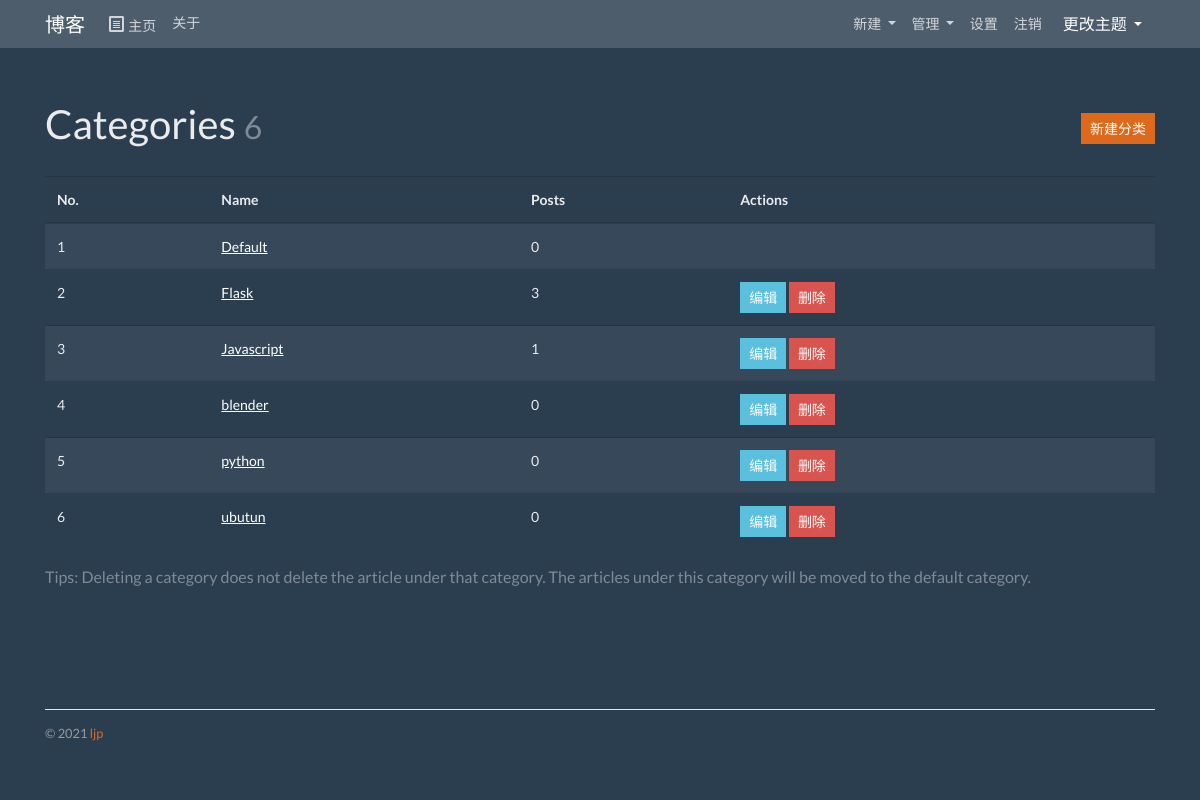
Screenshot of /admin/category/manage (signed in) with the database file from the repository.
### myblog/models.py (models this page shows, shortened)
class Category(db.Model):
    id=db.Column(db.Integer,primary_key=True)
    name=db.Column(db.String(30),unique=True)
    icon=db.Column(db.String(30))
    posts=db.relationship('Post',back_populates='category')

### myblog/blueprints/admin.py (the view)
@admin_bp.route('/category/manage')
@login_required
def manage_category():
    return render_template('admin/manage_category.html')

### myblog/__init__.py (called while the page is built)
def register_template_context(app):
    @app.context_processor
    def make_template_context():
        admin=Admin.query.first()
        categories=Category.query.order_by(Category.name).all()
        links=Link.query.order_by(Link.name).all()
        return dict(
            admin=admin,categories=categories,
            links=links
        )

def register_request_handlers(app):
    @app.after_request
    def query_profiler(response):
        for q in get_debug_queries():
            if q.duration >= app.config['BLUELOG_SLOW_QUERY_THRESHOLD']:
                app.logger.warning(
                    'Slow query: Duration: %fs\n Context: %s\nQuery: %s\n '
                    % (q.duration, q.context, q.statement)
                )
        return response

### myblog/extensions.py (called while the page is built)
@login_manager.user_loader
def load_user(user_id):
    from myblog.models import Admin
    user=Admin.query.get(int(user_id))
    return user

### myblog/templates/admin/manage_category.html (shortened to what this page needs)
{% extends 'base.html' %}
{% from 'bootstrap/form.html' import render_form %}
{% block content %}
    <div class="page-header">
        <h1>Categories
            <small class="text-muted">{{ categories|length }}</small>
            <span class="float-right"><a class="btn btn-primary btn-sm"
                                         href="{{ url_for('.new_category') }}">新建分类</a></span>
        </h1>
    </div>
    {% if categories %}
        <table class="table table-striped">
            <thead>
            <tr>
                <th>No.</th>
                <th>Name</th>
                <th>Posts</th>
                <th>Actions</th>
            </tr>
            </thead>
            {% for category in categories %}
                <tr>
                    <td>{{ loop.index }}</td>
                    <td><a href="{{ url_for('blog.show_category', category_id=category.id) }}">{{ category.name }}</a>
                    </td>
                    <td>{{ category.posts|length }}</td>
                    <td>
                        {% if category.id != 1 %}
                            <a class="btn btn-info btn-sm"
                               href="{{ url_for('.edit_category', category_id=category.id) }}">编辑</a>
                            <form class="inline" method="post"
                                  action="{{ url_for('.delete_category', category_id=category.id) }}">
                                <button type="submit" class="btn btn-danger btn-sm"
                                        onclick="return confirm('Are you sure?');">删除
                                </button>
                            </form>
                        {% endif %}
                    </td>
                </tr>
            {% endfor %}
        </table>
        <p class="text-muted">Tips: Deleting a category does not delete the article under that category.
            The articles under this category will be moved to the default category.</p>
    {% else %}
        <div class="tip"><h5>No categories.</h5></div>
    {% endif %}
{% endblock %}

### myblog/templates/base.html (shortened to what this page needs)
{% from 'bootstrap/nav.html' import render_nav_item %}
<!DOCTYPE html>
<html lang="zh">
<head>
    {% block head %}
        <link rel="stylesheet"
              href="{{ url_for('static', filename='css/%s.min.css' % request.cookies.get('theme', 'superhero')) }}"
              type="text/css">
        <link rel="stylesheet" href="{{ url_for('static', filename='css/style.css') }}" type="text/css">
    {% endblock head %}
</head>
<body>
{% block nav %}
    <nav class="navbar navbar-expand-lg navbar-dark bg-dark fixed-top">
        <div class="container">
            <a class="navbar-brand" href="{{ url_for('blog.index') }}">博客</a>
            <div class="collapse navbar-collapse" id="navbarColor01">
                <ul class="navbar-nav mr-auto">
                    <a href="{{url_for("blog.index")}}" class="nav-item nav-link nav_index">主页</a>
                    <a class="nav-item nav-link nav_about" href="{{ url_for("blog.about") }}">关于</a>
                </ul>
                <ul class="nav navbar-nav navbar-right">
                    {% if current_user.is_authenticated %}
                        <li class="nav-item dropdown">
                            <a href="#" class="nav-link dropdown-toggle" data-toggle="dropdown" role="button"
                               aria-haspopup="true"
                               aria-expanded="false">
                                新建
                            </a>
                        </li>
                        <li class="nav-item dropdown">
                            <a href="#" class="nav-link dropdown-toggle" data-toggle="dropdown" role="button"
                               aria-haspopup="true"
                               aria-expanded="false">
                                管理
                            </a>
                        </li>
                        {{ render_nav_item('admin.settings', '设置') }}
                        <li class="nav-item"><a class="nav-link" href="{{url_for('auth.logout', next=request.full_path)}}">注销</a></li>
                    {% else %}
                        <li class="nav-item"><a class="nav-link" href="{{url_for('auth.login', next=request.full_path)}}">登录</a></li>
                    {% endif %}
                    <li class="nav-item">
                        <div class="dropdown">
                            <button class="btn btn-secondary dropdown-toggle" type="button" id="dropdownMenuButton"
                                    data-toggle="dropdown" aria-haspopup="true" aria-expanded="false">
                                更改主题
                            </button>
                        </div>
                    </li>
                </ul>
            </div>
        </div>
    </nav>
{% endblock nav %}
<main class="container" style="margin-top:5rem">
    <section class="main_content">
    {% block content %}{% endblock content %}
    </section>
    {% block footer %}
        <footer class="footer">
            <p class="float-left">
                <small> &copy; 2021 <a href="http://www.cumt-ljp.ltd">ljp</a>
                </small>
            </p>
        </footer>
    {% endblock footer %}
</main>
</body>
</html>

### myblog/static/css/style.css (style rules this page uses)
.nav_index::before { content:"\e925"; font-family:"icomoon"; font-size:1rem; margin-right:0.2rem; }
nav { margin-bottom: 20px; }
.inline { display: inline; }
.page-header { padding-top: 20px; padding-bottom: 20px; }
footer { margin-top: 30px; padding: 10px 0 40px; color: #999; border-top: 1px solid #e5e5e5; }
body { display:flex; flex-flow:column; min-height:100vh; }
main { flex:1; display:flex; flex-flow:column; }
.main_content { flex:1; }

### rows the page displays
Category: name "Default", posts|length "0"
Category: name "Flask", posts|length "3"
Category: name "Javascript", posts|length "1"
Category: name "blender", posts|length "0"
Category: name "python", posts|length "0"
Category: name "ubutun", posts|length "0"

### other values shown
{{ render_nav_item('admin.settings', '设置') }} "设置"
{{ categories|length }} "6"
